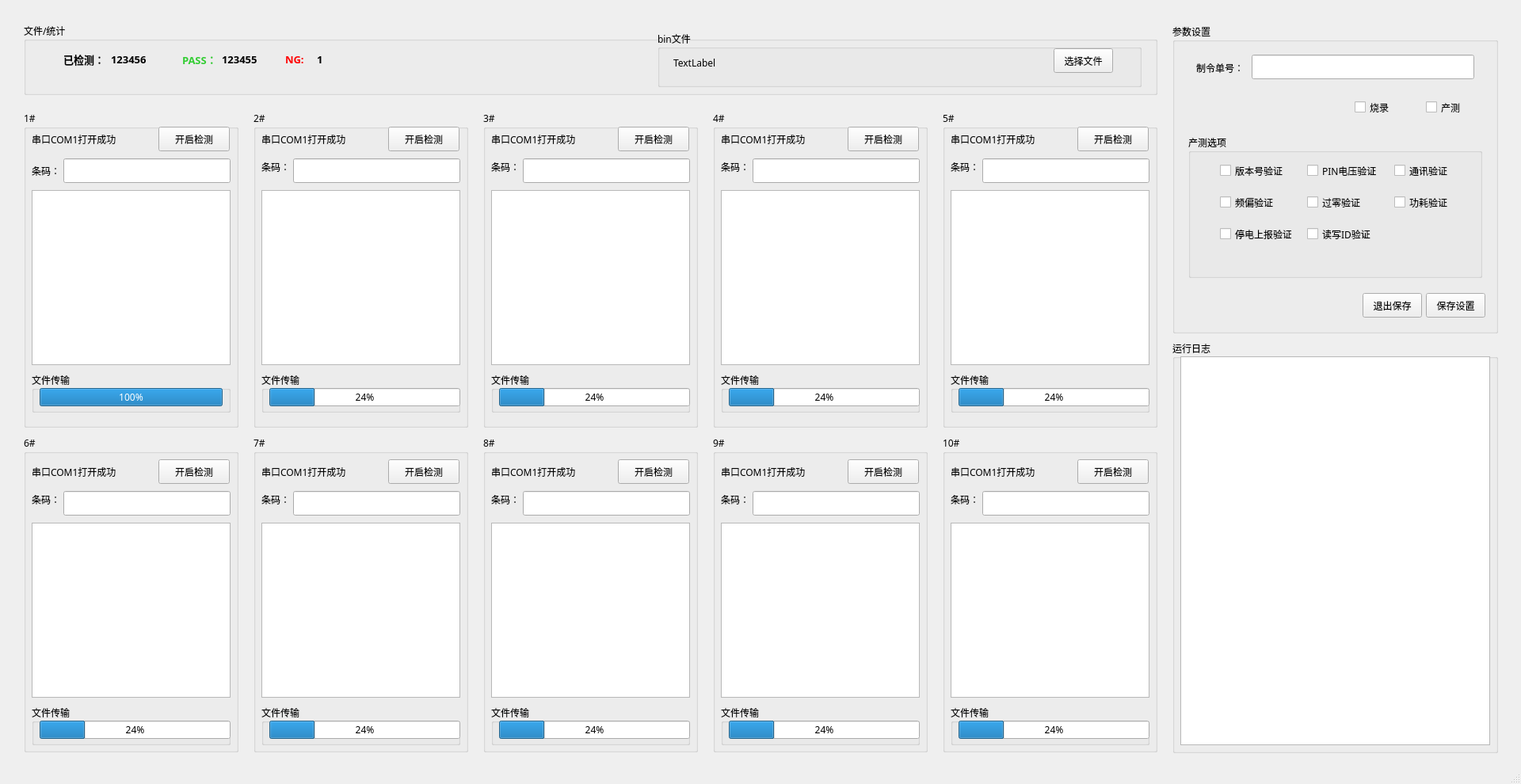
<?xml version="1.0" encoding="UTF-8"?>
<ui version="4.0">
 <class>MainWindow</class>
 <widget class="QMainWindow" name="MainWindow">
  <property name="geometry">
   <rect>
    <x>0</x>
    <y>0</y>
    <width>1920</width>
    <height>990</height>
   </rect>
  </property>
  <property name="font">
   <font>
    <family>微软雅黑</family>
   </font>
  </property>
  <property name="focusPolicy">
   <enum>Qt::TabFocus</enum>
  </property>
  <property name="windowTitle">
   <string>MainWindow</string>
  </property>
  <property name="toolTipDuration">
   <number>0</number>
  </property>
  <widget class="QWidget" name="centralwidget">
   <widget class="QGroupBox" name="groupBox_2">
    <property name="geometry">
     <rect>
      <x>30</x>
      <y>140</y>
      <width>271</width>
      <height>400</height>
     </rect>
    </property>
    <property name="title">
     <string>1#</string>
    </property>
    <widget class="QPushButton" name="test_button_0">
     <property name="geometry">
      <rect>
       <x>170</x>
       <y>20</y>
       <width>90</width>
       <height>31</height>
      </rect>
     </property>
     <property name="text">
      <string>开启检测</string>
     </property>
    </widget>
    <widget class="QLabel" name="label_7">
     <property name="geometry">
      <rect>
       <x>10</x>
       <y>60</y>
       <width>54</width>
       <height>31</height>
      </rect>
     </property>
     <property name="text">
      <string>条码：</string>
     </property>
    </widget>
    <widget class="QGroupBox" name="group_0">
     <property name="geometry">
      <rect>
       <x>10</x>
       <y>330</y>
       <width>251</width>
       <height>51</height>
      </rect>
     </property>
     <property name="title">
      <string>文件传输</string>
     </property>
     <widget class="QProgressBar" name="progressBar_0_0">
      <property name="geometry">
       <rect>
        <x>10</x>
        <y>20</y>
        <width>231</width>
        <height>23</height>
       </rect>
      </property>
      <property name="value">
       <number>100</number>
      </property>
     </widget>
    </widget>
    <widget class="QLineEdit" name="qcode_0">
     <property name="geometry">
      <rect>
       <x>50</x>
       <y>60</y>
       <width>211</width>
       <height>31</height>
      </rect>
     </property>
     <property name="tabletTracking">
      <bool>false</bool>
     </property>
     <property name="maxLength">
      <number>12</number>
     </property>
    </widget>
    <widget class="QLabel" name="label_res_0">
     <property name="geometry">
      <rect>
       <x>10</x>
       <y>25</y>
       <width>151</width>
       <height>21</height>
      </rect>
     </property>
     <property name="text">
      <string>串口COM1打开成功</string>
     </property>
    </widget>
    <widget class="QTextBrowser" name="textBrowser_0_0">
     <property name="geometry">
      <rect>
       <x>10</x>
       <y>100</y>
       <width>251</width>
       <height>221</height>
      </rect>
     </property>
    </widget>
   </widget>
   <widget class="QGroupBox" name="groupBox_3">
    <property name="geometry">
     <rect>
      <x>320</x>
      <y>140</y>
      <width>271</width>
      <height>400</height>
     </rect>
    </property>
    <property name="title">
     <string>2#</string>
    </property>
    <widget class="QGroupBox" name="groupBox_6">
     <property name="geometry">
      <rect>
       <x>290</x>
       <y>0</y>
       <width>271</width>
       <height>301</height>
      </rect>
     </property>
     <property name="title">
      <string>1#</string>
     </property>
     <widget class="QPushButton" name="pushButton_5">
      <property name="geometry">
       <rect>
        <x>180</x>
        <y>20</y>
        <width>75</width>
        <height>23</height>
       </rect>
      </property>
      <property name="text">
       <string>开启检测</string>
      </property>
     </widget>
     <widget class="QListView" name="listView_5">
      <property name="geometry">
       <rect>
        <x>10</x>
        <y>50</y>
        <width>251</width>
        <height>192</height>
       </rect>
      </property>
     </widget>
     <widget class="QLabel" name="label_9">
      <property name="geometry">
       <rect>
        <x>10</x>
        <y>260</y>
        <width>54</width>
        <height>21</height>
       </rect>
      </property>
      <property name="text">
       <string>检测结果：</string>
      </property>
     </widget>
     <widget class="QLabel" name="label_10">
      <property name="geometry">
       <rect>
        <x>73</x>
        <y>260</y>
        <width>181</width>
        <height>21</height>
       </rect>
      </property>
      <property name="text">
       <string>000000000000000</string>
      </property>
     </widget>
    </widget>
    <widget class="QGroupBox" name="group_1">
     <property name="geometry">
      <rect>
       <x>10</x>
       <y>330</y>
       <width>251</width>
       <height>51</height>
      </rect>
     </property>
     <property name="title">
      <string>文件传输</string>
     </property>
     <widget class="QProgressBar" name="progressBar_0_1">
      <property name="geometry">
       <rect>
        <x>10</x>
        <y>20</y>
        <width>241</width>
        <height>23</height>
       </rect>
      </property>
      <property name="value">
       <number>24</number>
      </property>
     </widget>
    </widget>
    <widget class="QPushButton" name="test_button_1">
     <property name="geometry">
      <rect>
       <x>170</x>
       <y>20</y>
       <width>90</width>
       <height>31</height>
      </rect>
     </property>
     <property name="text">
      <string>开启检测</string>
     </property>
    </widget>
    <widget class="QLabel" name="label_26">
     <property name="geometry">
      <rect>
       <x>10</x>
       <y>60</y>
       <width>54</width>
       <height>21</height>
      </rect>
     </property>
     <property name="text">
      <string>条码：</string>
     </property>
    </widget>
    <widget class="QLineEdit" name="qcode_1">
     <property name="geometry">
      <rect>
       <x>50</x>
       <y>60</y>
       <width>211</width>
       <height>31</height>
      </rect>
     </property>
     <property name="maxLength">
      <number>12</number>
     </property>
    </widget>
    <widget class="QLabel" name="label_res_1">
     <property name="geometry">
      <rect>
       <x>10</x>
       <y>20</y>
       <width>151</width>
       <height>31</height>
      </rect>
     </property>
     <property name="text">
      <string>串口COM1打开成功</string>
     </property>
    </widget>
    <widget class="QTextBrowser" name="textBrowser_0_1">
     <property name="geometry">
      <rect>
       <x>10</x>
       <y>100</y>
       <width>251</width>
       <height>221</height>
      </rect>
     </property>
    </widget>
   </widget>
   <widget class="QGroupBox" name="groupBox_4">
    <property name="geometry">
     <rect>
      <x>610</x>
      <y>140</y>
      <width>271</width>
      <height>400</height>
     </rect>
    </property>
    <property name="title">
     <string>3#</string>
    </property>
    <widget class="QLabel" name="label_28">
     <property name="geometry">
      <rect>
       <x>10</x>
       <y>60</y>
       <width>54</width>
       <height>21</height>
      </rect>
     </property>
     <property name="text">
      <string>条码：</string>
     </property>
    </widget>
    <widget class="QGroupBox" name="group_2">
     <property name="geometry">
      <rect>
       <x>10</x>
       <y>330</y>
       <width>251</width>
       <height>51</height>
      </rect>
     </property>
     <property name="title">
      <string>文件传输</string>
     </property>
     <widget class="QProgressBar" name="progressBar_0_2">
      <property name="geometry">
       <rect>
        <x>10</x>
        <y>20</y>
        <width>241</width>
        <height>23</height>
       </rect>
      </property>
      <property name="value">
       <number>24</number>
      </property>
     </widget>
    </widget>
    <widget class="QPushButton" name="test_button_2">
     <property name="geometry">
      <rect>
       <x>170</x>
       <y>20</y>
       <width>90</width>
       <height>31</height>
      </rect>
     </property>
     <property name="text">
      <string>开启检测</string>
     </property>
    </widget>
    <widget class="QLineEdit" name="qcode_2">
     <property name="geometry">
      <rect>
       <x>50</x>
       <y>60</y>
       <width>211</width>
       <height>31</height>
      </rect>
     </property>
     <property name="maxLength">
      <number>12</number>
     </property>
    </widget>
    <widget class="QLabel" name="label_res_2">
     <property name="geometry">
      <rect>
       <x>10</x>
       <y>20</y>
       <width>151</width>
       <height>31</height>
      </rect>
     </property>
     <property name="text">
      <string>串口COM1打开成功</string>
     </property>
    </widget>
    <widget class="QTextBrowser" name="textBrowser_0_2">
     <property name="geometry">
      <rect>
       <x>10</x>
       <y>100</y>
       <width>251</width>
       <height>221</height>
      </rect>
     </property>
    </widget>
   </widget>
   <widget class="QGroupBox" name="groupBox_7">
    <property name="geometry">
     <rect>
      <x>900</x>
      <y>140</y>
      <width>271</width>
      <height>400</height>
     </rect>
    </property>
    <property name="title">
     <string>4#</string>
    </property>
    <widget class="QGroupBox" name="group_3">
     <property name="geometry">
      <rect>
       <x>10</x>
       <y>330</y>
       <width>251</width>
       <height>51</height>
      </rect>
     </property>
     <property name="title">
      <string>文件传输</string>
     </property>
     <widget class="QProgressBar" name="progressBar_0_3">
      <property name="geometry">
       <rect>
        <x>10</x>
        <y>20</y>
        <width>241</width>
        <height>23</height>
       </rect>
      </property>
      <property name="value">
       <number>24</number>
      </property>
     </widget>
    </widget>
    <widget class="QPushButton" name="test_button_3">
     <property name="geometry">
      <rect>
       <x>170</x>
       <y>20</y>
       <width>90</width>
       <height>31</height>
      </rect>
     </property>
     <property name="text">
      <string>开启检测</string>
     </property>
    </widget>
    <widget class="QLabel" name="label_12">
     <property name="geometry">
      <rect>
       <x>10</x>
       <y>60</y>
       <width>54</width>
       <height>21</height>
      </rect>
     </property>
     <property name="text">
      <string>条码：</string>
     </property>
    </widget>
    <widget class="QLineEdit" name="qcode_3">
     <property name="geometry">
      <rect>
       <x>50</x>
       <y>60</y>
       <width>211</width>
       <height>31</height>
      </rect>
     </property>
     <property name="maxLength">
      <number>12</number>
     </property>
    </widget>
    <widget class="QLabel" name="label_res_3">
     <property name="geometry">
      <rect>
       <x>10</x>
       <y>20</y>
       <width>151</width>
       <height>31</height>
      </rect>
     </property>
     <property name="text">
      <string>串口COM1打开成功</string>
     </property>
    </widget>
    <widget class="QTextBrowser" name="textBrowser_0_3">
     <property name="geometry">
      <rect>
       <x>10</x>
       <y>100</y>
       <width>251</width>
       <height>221</height>
      </rect>
     </property>
    </widget>
   </widget>
   <widget class="QGroupBox" name="groupBox_8">
    <property name="geometry">
     <rect>
      <x>1190</x>
      <y>140</y>
      <width>271</width>
      <height>400</height>
     </rect>
    </property>
    <property name="title">
     <string>5#</string>
    </property>
    <widget class="QGroupBox" name="group_4">
     <property name="geometry">
      <rect>
       <x>10</x>
       <y>330</y>
       <width>251</width>
       <height>51</height>
      </rect>
     </property>
     <property name="title">
      <string>文件传输</string>
     </property>
     <widget class="QProgressBar" name="progressBar_0_4">
      <property name="geometry">
       <rect>
        <x>10</x>
        <y>20</y>
        <width>241</width>
        <height>23</height>
       </rect>
      </property>
      <property name="value">
       <number>24</number>
      </property>
     </widget>
    </widget>
    <widget class="QPushButton" name="test_button_4">
     <property name="geometry">
      <rect>
       <x>170</x>
       <y>20</y>
       <width>90</width>
       <height>31</height>
      </rect>
     </property>
     <property name="text">
      <string>开启检测</string>
     </property>
    </widget>
    <widget class="QLabel" name="label_14">
     <property name="geometry">
      <rect>
       <x>10</x>
       <y>60</y>
       <width>54</width>
       <height>21</height>
      </rect>
     </property>
     <property name="text">
      <string>条码：</string>
     </property>
    </widget>
    <widget class="QLineEdit" name="qcode_4">
     <property name="geometry">
      <rect>
       <x>50</x>
       <y>60</y>
       <width>211</width>
       <height>31</height>
      </rect>
     </property>
     <property name="maxLength">
      <number>12</number>
     </property>
    </widget>
    <widget class="QLabel" name="label_res_4">
     <property name="geometry">
      <rect>
       <x>10</x>
       <y>20</y>
       <width>151</width>
       <height>31</height>
      </rect>
     </property>
     <property name="text">
      <string>串口COM1打开成功</string>
     </property>
    </widget>
    <widget class="QTextBrowser" name="textBrowser_0_4">
     <property name="geometry">
      <rect>
       <x>10</x>
       <y>100</y>
       <width>251</width>
       <height>221</height>
      </rect>
     </property>
    </widget>
   </widget>
   <widget class="QGroupBox" name="groupBox_14">
    <property name="geometry">
     <rect>
      <x>610</x>
      <y>550</y>
      <width>271</width>
      <height>400</height>
     </rect>
    </property>
    <property name="title">
     <string>8#</string>
    </property>
    <widget class="QLabel" name="label_54">
     <property name="geometry">
      <rect>
       <x>10</x>
       <y>70</y>
       <width>54</width>
       <height>21</height>
      </rect>
     </property>
     <property name="text">
      <string>条码：</string>
     </property>
    </widget>
    <widget class="QPushButton" name="test_button_7">
     <property name="geometry">
      <rect>
       <x>170</x>
       <y>30</y>
       <width>90</width>
       <height>31</height>
      </rect>
     </property>
     <property name="text">
      <string>开启检测</string>
     </property>
    </widget>
    <widget class="QGroupBox" name="group_7">
     <property name="geometry">
      <rect>
       <x>10</x>
       <y>340</y>
       <width>251</width>
       <height>51</height>
      </rect>
     </property>
     <property name="title">
      <string>文件传输</string>
     </property>
     <widget class="QProgressBar" name="progressBar_0_7">
      <property name="geometry">
       <rect>
        <x>10</x>
        <y>20</y>
        <width>241</width>
        <height>23</height>
       </rect>
      </property>
      <property name="value">
       <number>24</number>
      </property>
     </widget>
    </widget>
    <widget class="QLineEdit" name="qcode_7">
     <property name="geometry">
      <rect>
       <x>50</x>
       <y>70</y>
       <width>211</width>
       <height>31</height>
      </rect>
     </property>
     <property name="maxLength">
      <number>12</number>
     </property>
    </widget>
    <widget class="QLabel" name="label_res_7">
     <property name="geometry">
      <rect>
       <x>10</x>
       <y>30</y>
       <width>151</width>
       <height>31</height>
      </rect>
     </property>
     <property name="text">
      <string>串口COM1打开成功</string>
     </property>
    </widget>
    <widget class="QTextBrowser" name="textBrowser_0_7">
     <property name="geometry">
      <rect>
       <x>10</x>
       <y>110</y>
       <width>251</width>
       <height>221</height>
      </rect>
     </property>
    </widget>
   </widget>
   <widget class="QGroupBox" name="groupBox_9">
    <property name="geometry">
     <rect>
      <x>1190</x>
      <y>550</y>
      <width>271</width>
      <height>400</height>
     </rect>
    </property>
    <property name="title">
     <string>10#</string>
    </property>
    <widget class="QLabel" name="label_46">
     <property name="geometry">
      <rect>
       <x>10</x>
       <y>70</y>
       <width>54</width>
       <height>21</height>
      </rect>
     </property>
     <property name="text">
      <string>条码：</string>
     </property>
    </widget>
    <widget class="QGroupBox" name="group_9">
     <property name="geometry">
      <rect>
       <x>10</x>
       <y>340</y>
       <width>251</width>
       <height>51</height>
      </rect>
     </property>
     <property name="title">
      <string>文件传输</string>
     </property>
     <widget class="QProgressBar" name="progressBar_0_9">
      <property name="geometry">
       <rect>
        <x>10</x>
        <y>20</y>
        <width>241</width>
        <height>23</height>
       </rect>
      </property>
      <property name="value">
       <number>24</number>
      </property>
     </widget>
    </widget>
    <widget class="QPushButton" name="test_button_9">
     <property name="geometry">
      <rect>
       <x>170</x>
       <y>30</y>
       <width>90</width>
       <height>31</height>
      </rect>
     </property>
     <property name="text">
      <string>开启检测</string>
     </property>
    </widget>
    <widget class="QLineEdit" name="qcode_9">
     <property name="geometry">
      <rect>
       <x>50</x>
       <y>70</y>
       <width>211</width>
       <height>31</height>
      </rect>
     </property>
     <property name="maxLength">
      <number>12</number>
     </property>
    </widget>
    <widget class="QLabel" name="label_res_9">
     <property name="geometry">
      <rect>
       <x>10</x>
       <y>30</y>
       <width>151</width>
       <height>31</height>
      </rect>
     </property>
     <property name="text">
      <string>串口COM1打开成功</string>
     </property>
    </widget>
    <widget class="QTextBrowser" name="textBrowser_0_9">
     <property name="geometry">
      <rect>
       <x>10</x>
       <y>110</y>
       <width>251</width>
       <height>221</height>
      </rect>
     </property>
    </widget>
   </widget>
   <widget class="QGroupBox" name="groupBox_5">
    <property name="geometry">
     <rect>
      <x>30</x>
      <y>550</y>
      <width>271</width>
      <height>400</height>
     </rect>
    </property>
    <property name="title">
     <string>6#</string>
    </property>
    <widget class="QLabel" name="label_30">
     <property name="geometry">
      <rect>
       <x>10</x>
       <y>70</y>
       <width>54</width>
       <height>21</height>
      </rect>
     </property>
     <property name="text">
      <string>条码：</string>
     </property>
    </widget>
    <widget class="QPushButton" name="test_button_5">
     <property name="geometry">
      <rect>
       <x>170</x>
       <y>30</y>
       <width>90</width>
       <height>31</height>
      </rect>
     </property>
     <property name="text">
      <string>开启检测</string>
     </property>
    </widget>
    <widget class="QGroupBox" name="group_5">
     <property name="geometry">
      <rect>
       <x>10</x>
       <y>340</y>
       <width>251</width>
       <height>51</height>
      </rect>
     </property>
     <property name="title">
      <string>文件传输</string>
     </property>
     <widget class="QProgressBar" name="progressBar_0_5">
      <property name="geometry">
       <rect>
        <x>10</x>
        <y>20</y>
        <width>241</width>
        <height>23</height>
       </rect>
      </property>
      <property name="value">
       <number>24</number>
      </property>
     </widget>
    </widget>
    <widget class="QLineEdit" name="qcode_5">
     <property name="geometry">
      <rect>
       <x>50</x>
       <y>70</y>
       <width>211</width>
       <height>31</height>
      </rect>
     </property>
     <property name="maxLength">
      <number>12</number>
     </property>
    </widget>
    <widget class="QLabel" name="label_res_5">
     <property name="geometry">
      <rect>
       <x>10</x>
       <y>30</y>
       <width>151</width>
       <height>31</height>
      </rect>
     </property>
     <property name="text">
      <string>串口COM1打开成功</string>
     </property>
    </widget>
    <widget class="QTextBrowser" name="textBrowser_0_5">
     <property name="geometry">
      <rect>
       <x>10</x>
       <y>110</y>
       <width>251</width>
       <height>221</height>
      </rect>
     </property>
    </widget>
   </widget>
   <widget class="QGroupBox" name="groupBox_11">
    <property name="geometry">
     <rect>
      <x>320</x>
      <y>550</y>
      <width>271</width>
      <height>400</height>
     </rect>
    </property>
    <property name="title">
     <string>7#</string>
    </property>
    <widget class="QGroupBox" name="groupBox_13">
     <property name="geometry">
      <rect>
       <x>290</x>
       <y>0</y>
       <width>271</width>
       <height>301</height>
      </rect>
     </property>
     <property name="title">
      <string>1#</string>
     </property>
     <widget class="QPushButton" name="pushButton_17">
      <property name="geometry">
       <rect>
        <x>180</x>
        <y>20</y>
        <width>75</width>
        <height>23</height>
       </rect>
      </property>
      <property name="text">
       <string>开启检测</string>
      </property>
     </widget>
     <widget class="QListView" name="listView_17">
      <property name="geometry">
       <rect>
        <x>10</x>
        <y>50</y>
        <width>251</width>
        <height>192</height>
       </rect>
      </property>
     </widget>
     <widget class="QLabel" name="label_59">
      <property name="geometry">
       <rect>
        <x>10</x>
        <y>260</y>
        <width>54</width>
        <height>21</height>
       </rect>
      </property>
      <property name="text">
       <string>检测结果：</string>
      </property>
     </widget>
     <widget class="QLabel" name="label_60">
      <property name="geometry">
       <rect>
        <x>73</x>
        <y>260</y>
        <width>181</width>
        <height>21</height>
       </rect>
      </property>
      <property name="text">
       <string>000000000000000</string>
      </property>
     </widget>
    </widget>
    <widget class="QLabel" name="label_32">
     <property name="geometry">
      <rect>
       <x>10</x>
       <y>70</y>
       <width>54</width>
       <height>21</height>
      </rect>
     </property>
     <property name="text">
      <string>条码：</string>
     </property>
    </widget>
    <widget class="QGroupBox" name="group_6">
     <property name="geometry">
      <rect>
       <x>10</x>
       <y>340</y>
       <width>251</width>
       <height>51</height>
      </rect>
     </property>
     <property name="title">
      <string>文件传输</string>
     </property>
     <widget class="QProgressBar" name="progressBar_0_6">
      <property name="geometry">
       <rect>
        <x>10</x>
        <y>20</y>
        <width>241</width>
        <height>23</height>
       </rect>
      </property>
      <property name="value">
       <number>24</number>
      </property>
     </widget>
    </widget>
    <widget class="QPushButton" name="test_button_6">
     <property name="geometry">
      <rect>
       <x>170</x>
       <y>30</y>
       <width>90</width>
       <height>31</height>
      </rect>
     </property>
     <property name="text">
      <string>开启检测</string>
     </property>
    </widget>
    <widget class="QLineEdit" name="qcode_6">
     <property name="geometry">
      <rect>
       <x>50</x>
       <y>70</y>
       <width>211</width>
       <height>31</height>
      </rect>
     </property>
     <property name="maxLength">
      <number>12</number>
     </property>
    </widget>
    <widget class="QLabel" name="label_res_6">
     <property name="geometry">
      <rect>
       <x>10</x>
       <y>30</y>
       <width>151</width>
       <height>31</height>
      </rect>
     </property>
     <property name="text">
      <string>串口COM1打开成功</string>
     </property>
    </widget>
    <widget class="QTextBrowser" name="textBrowser_0_6">
     <property name="geometry">
      <rect>
       <x>10</x>
       <y>110</y>
       <width>251</width>
       <height>221</height>
      </rect>
     </property>
    </widget>
   </widget>
   <widget class="QGroupBox" name="groupBox_10">
    <property name="geometry">
     <rect>
      <x>900</x>
      <y>550</y>
      <width>271</width>
      <height>400</height>
     </rect>
    </property>
    <property name="title">
     <string>9#</string>
    </property>
    <widget class="QGroupBox" name="group_8">
     <property name="geometry">
      <rect>
       <x>10</x>
       <y>340</y>
       <width>251</width>
       <height>51</height>
      </rect>
     </property>
     <property name="title">
      <string>文件传输</string>
     </property>
     <widget class="QProgressBar" name="progressBar_0_8">
      <property name="geometry">
       <rect>
        <x>10</x>
        <y>20</y>
        <width>241</width>
        <height>23</height>
       </rect>
      </property>
      <property name="value">
       <number>24</number>
      </property>
     </widget>
    </widget>
    <widget class="QPushButton" name="test_button_8">
     <property name="geometry">
      <rect>
       <x>170</x>
       <y>30</y>
       <width>90</width>
       <height>31</height>
      </rect>
     </property>
     <property name="text">
      <string>开启检测</string>
     </property>
    </widget>
    <widget class="QLabel" name="label_50">
     <property name="geometry">
      <rect>
       <x>10</x>
       <y>70</y>
       <width>54</width>
       <height>21</height>
      </rect>
     </property>
     <property name="text">
      <string>条码：</string>
     </property>
    </widget>
    <widget class="QLineEdit" name="qcode_8">
     <property name="geometry">
      <rect>
       <x>50</x>
       <y>70</y>
       <width>211</width>
       <height>31</height>
      </rect>
     </property>
     <property name="maxLength">
      <number>12</number>
     </property>
    </widget>
    <widget class="QLabel" name="label_res_8">
     <property name="geometry">
      <rect>
       <x>10</x>
       <y>30</y>
       <width>151</width>
       <height>31</height>
      </rect>
     </property>
     <property name="text">
      <string>串口COM1打开成功</string>
     </property>
    </widget>
    <widget class="QTextBrowser" name="textBrowser_0_8">
     <property name="geometry">
      <rect>
       <x>10</x>
       <y>110</y>
       <width>251</width>
       <height>221</height>
      </rect>
     </property>
    </widget>
   </widget>
   <widget class="QGroupBox" name="groupBox">
    <property name="geometry">
     <rect>
      <x>1480</x>
      <y>30</y>
      <width>411</width>
      <height>391</height>
     </rect>
    </property>
    <property name="title">
     <string>参数设置</string>
    </property>
    <widget class="QLabel" name="label_67">
     <property name="geometry">
      <rect>
       <x>30</x>
       <y>40</y>
       <width>71</width>
       <height>31</height>
      </rect>
     </property>
     <property name="text">
      <string>制令单号：</string>
     </property>
    </widget>
    <widget class="QLineEdit" name="config_0">
     <property name="geometry">
      <rect>
       <x>100</x>
       <y>39</y>
       <width>281</width>
       <height>31</height>
      </rect>
     </property>
    </widget>
    <widget class="QPushButton" name="pushButton_19">
     <property name="geometry">
      <rect>
       <x>320</x>
       <y>340</y>
       <width>75</width>
       <height>31</height>
      </rect>
     </property>
     <property name="text">
      <string>保存设置</string>
     </property>
    </widget>
    <widget class="QGroupBox" name="groupBox_17">
     <property name="geometry">
      <rect>
       <x>20</x>
       <y>140</y>
       <width>371</width>
       <height>181</height>
      </rect>
     </property>
     <property name="title">
      <string>产测选项</string>
     </property>
     <widget class="QCheckBox" name="toption_0">
      <property name="geometry">
       <rect>
        <x>40</x>
        <y>30</y>
        <width>91</width>
        <height>31</height>
       </rect>
      </property>
      <property name="text">
       <string>版本号验证</string>
      </property>
     </widget>
     <widget class="QCheckBox" name="toption_1">
      <property name="geometry">
       <rect>
        <x>150</x>
        <y>30</y>
        <width>101</width>
        <height>31</height>
       </rect>
      </property>
      <property name="text">
       <string>PIN电压验证</string>
      </property>
     </widget>
     <widget class="QCheckBox" name="toption_2">
      <property name="geometry">
       <rect>
        <x>260</x>
        <y>30</y>
        <width>91</width>
        <height>31</height>
       </rect>
      </property>
      <property name="text">
       <string>通讯验证</string>
      </property>
     </widget>
     <widget class="QCheckBox" name="toption_3">
      <property name="geometry">
       <rect>
        <x>40</x>
        <y>70</y>
        <width>91</width>
        <height>31</height>
       </rect>
      </property>
      <property name="text">
       <string>频偏验证</string>
      </property>
     </widget>
     <widget class="QCheckBox" name="toption_4">
      <property name="geometry">
       <rect>
        <x>150</x>
        <y>70</y>
        <width>91</width>
        <height>31</height>
       </rect>
      </property>
      <property name="text">
       <string>过零验证</string>
      </property>
     </widget>
     <widget class="QCheckBox" name="toption_5">
      <property name="geometry">
       <rect>
        <x>260</x>
        <y>70</y>
        <width>91</width>
        <height>31</height>
       </rect>
      </property>
      <property name="text">
       <string>功耗验证</string>
      </property>
     </widget>
     <widget class="QCheckBox" name="toption_6">
      <property name="geometry">
       <rect>
        <x>40</x>
        <y>110</y>
        <width>91</width>
        <height>31</height>
       </rect>
      </property>
      <property name="text">
       <string>停电上报验证</string>
      </property>
     </widget>
     <widget class="QCheckBox" name="toption_7">
      <property name="geometry">
       <rect>
        <x>150</x>
        <y>110</y>
        <width>91</width>
        <height>31</height>
       </rect>
      </property>
      <property name="text">
       <string>读写ID验证</string>
      </property>
     </widget>
    </widget>
    <widget class="QPushButton" name="pushButton_20">
     <property name="geometry">
      <rect>
       <x>240</x>
       <y>340</y>
       <width>75</width>
       <height>31</height>
      </rect>
     </property>
     <property name="text">
      <string>退出保存</string>
     </property>
    </widget>
    <widget class="QCheckBox" name="checkBox_option_1">
     <property name="geometry">
      <rect>
       <x>230</x>
       <y>90</y>
       <width>111</width>
       <height>31</height>
      </rect>
     </property>
     <property name="text">
      <string>烧录</string>
     </property>
    </widget>
    <widget class="QCheckBox" name="checkBox_option_2">
     <property name="geometry">
      <rect>
       <x>320</x>
       <y>90</y>
       <width>111</width>
       <height>31</height>
      </rect>
     </property>
     <property name="text">
      <string>产测</string>
     </property>
    </widget>
   </widget>
   <widget class="QGroupBox" name="groupBox_15">
    <property name="geometry">
     <rect>
      <x>1480</x>
      <y>430</y>
      <width>411</width>
      <height>521</height>
     </rect>
    </property>
    <property name="title">
     <string>运行日志</string>
    </property>
    <widget class="QTextBrowser" name="textBrowser">
     <property name="geometry">
      <rect>
       <x>10</x>
       <y>20</y>
       <width>391</width>
       <height>491</height>
      </rect>
     </property>
    </widget>
   </widget>
   <widget class="QGroupBox" name="groupBox_12">
    <property name="geometry">
     <rect>
      <x>30</x>
      <y>29</y>
      <width>1431</width>
      <height>91</height>
     </rect>
    </property>
    <property name="title">
     <string>文件/统计</string>
    </property>
    <widget class="QLabel" name="label">
     <property name="geometry">
      <rect>
       <x>50</x>
       <y>30</y>
       <width>54</width>
       <height>31</height>
      </rect>
     </property>
     <property name="font">
      <font>
       <pointsize>10</pointsize>
       <weight>75</weight>
       <bold>true</bold>
      </font>
     </property>
     <property name="text">
      <string>已检测：</string>
     </property>
    </widget>
    <widget class="QLabel" name="label_2">
     <property name="geometry">
      <rect>
       <x>110</x>
       <y>30</y>
       <width>91</width>
       <height>31</height>
      </rect>
     </property>
     <property name="font">
      <font>
       <pointsize>10</pointsize>
       <weight>75</weight>
       <bold>true</bold>
      </font>
     </property>
     <property name="text">
      <string>123456</string>
     </property>
    </widget>
    <widget class="QLabel" name="label_3">
     <property name="geometry">
      <rect>
       <x>200</x>
       <y>30</y>
       <width>54</width>
       <height>31</height>
      </rect>
     </property>
     <property name="font">
      <font>
       <family>微软雅黑</family>
       <pointsize>10</pointsize>
       <weight>75</weight>
       <bold>true</bold>
      </font>
     </property>
     <property name="styleSheet">
      <string notr="true">color:#32CD32</string>
     </property>
     <property name="text">
      <string>PASS：</string>
     </property>
    </widget>
    <widget class="QLabel" name="label_4">
     <property name="geometry">
      <rect>
       <x>250</x>
       <y>30</y>
       <width>54</width>
       <height>31</height>
      </rect>
     </property>
     <property name="font">
      <font>
       <pointsize>10</pointsize>
       <weight>75</weight>
       <bold>true</bold>
      </font>
     </property>
     <property name="text">
      <string>123455</string>
     </property>
    </widget>
    <widget class="QLabel" name="label_5">
     <property name="geometry">
      <rect>
       <x>330</x>
       <y>30</y>
       <width>54</width>
       <height>31</height>
      </rect>
     </property>
     <property name="font">
      <font>
       <family>微软雅黑</family>
       <pointsize>10</pointsize>
       <weight>75</weight>
       <bold>true</bold>
      </font>
     </property>
     <property name="styleSheet">
      <string notr="true">color:#FF0000</string>
     </property>
     <property name="text">
      <string>NG:</string>
     </property>
    </widget>
    <widget class="QLabel" name="label_6">
     <property name="geometry">
      <rect>
       <x>370</x>
       <y>30</y>
       <width>54</width>
       <height>31</height>
      </rect>
     </property>
     <property name="font">
      <font>
       <pointsize>10</pointsize>
       <weight>75</weight>
       <bold>true</bold>
      </font>
     </property>
     <property name="text">
      <string>1</string>
     </property>
    </widget>
    <widget class="QGroupBox" name="groupBox_16">
     <property name="geometry">
      <rect>
       <x>800</x>
       <y>10</y>
       <width>611</width>
       <height>71</height>
      </rect>
     </property>
     <property name="title">
      <string>bin文件</string>
     </property>
     <widget class="QLabel" name="bin_lab">
      <property name="geometry">
       <rect>
        <x>20</x>
        <y>30</y>
        <width>411</width>
        <height>21</height>
       </rect>
      </property>
      <property name="text">
       <string>TextLabel</string>
      </property>
     </widget>
     <widget class="QPushButton" name="bin_button">
      <property name="geometry">
       <rect>
        <x>500</x>
        <y>22</y>
        <width>75</width>
        <height>31</height>
       </rect>
      </property>
      <property name="text">
       <string>选择文件</string>
      </property>
     </widget>
    </widget>
   </widget>
  </widget>
  <widget class="QStatusBar" name="statusbar"/>
 </widget>
 <tabstops>
  <tabstop>qcode_0</tabstop>
  <tabstop>qcode_1</tabstop>
  <tabstop>qcode_2</tabstop>
  <tabstop>qcode_3</tabstop>
  <tabstop>qcode_4</tabstop>
  <tabstop>qcode_5</tabstop>
  <tabstop>qcode_6</tabstop>
  <tabstop>qcode_7</tabstop>
  <tabstop>qcode_8</tabstop>
  <tabstop>qcode_9</tabstop>
  <tabstop>textBrowser_0_2</tabstop>
  <tabstop>test_button_3</tabstop>
  <tabstop>pushButton_5</tabstop>
  <tabstop>textBrowser_0_3</tabstop>
  <tabstop>test_button_4</tabstop>
  <tabstop>listView_5</tabstop>
  <tabstop>textBrowser_0_4</tabstop>
  <tabstop>test_button_7</tabstop>
  <tabstop>textBrowser_0_1</tabstop>
  <tabstop>textBrowser_0_7</tabstop>
  <tabstop>test_button_9</tabstop>
  <tabstop>textBrowser_0_0</tabstop>
  <tabstop>textBrowser_0_9</tabstop>
  <tabstop>test_button_5</tabstop>
  <tabstop>test_button_1</tabstop>
  <tabstop>textBrowser_0_5</tabstop>
  <tabstop>pushButton_17</tabstop>
  <tabstop>listView_17</tabstop>
  <tabstop>test_button_6</tabstop>
  <tabstop>test_button_0</tabstop>
  <tabstop>textBrowser_0_6</tabstop>
  <tabstop>test_button_8</tabstop>
  <tabstop>test_button_2</tabstop>
  <tabstop>textBrowser_0_8</tabstop>
  <tabstop>config_0</tabstop>
  <tabstop>pushButton_19</tabstop>
  <tabstop>toption_0</tabstop>
  <tabstop>toption_1</tabstop>
  <tabstop>toption_2</tabstop>
  <tabstop>toption_3</tabstop>
  <tabstop>toption_4</tabstop>
  <tabstop>toption_5</tabstop>
  <tabstop>toption_6</tabstop>
  <tabstop>toption_7</tabstop>
  <tabstop>pushButton_20</tabstop>
  <tabstop>checkBox_option_1</tabstop>
  <tabstop>checkBox_option_2</tabstop>
  <tabstop>textBrowser</tabstop>
  <tabstop>bin_button</tabstop>
 </tabstops>
 <resources/>
 <connections/>
</ui>
